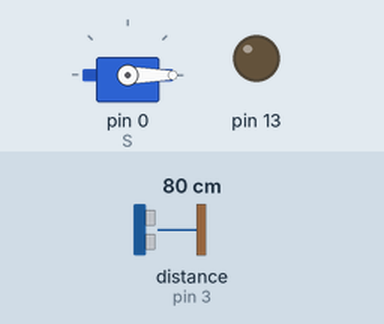
This sketch was run on a simulated Arduino Uno, built with avr-gcc and run on an emulated ATmega328P. Shown: servo, output pins drawn as LEDs (lit = HIGH). Wiring (inferred from the names in the program): ultrasonic range finder: trigger pin 2; echo pin 3. Inputs (shaded band) come from the test bench; at power-on: distance to the obstacle (sensor on pin 3) 80 cm. The echo pulse lasts 58.3 µs per cm; pins used as bus, display or sensor lines are not drawn.

Above: at 1.2 s.
1.3 s: distance to the obstacle (sensor on pin 3) set to 18 cm
At 2.0 s:
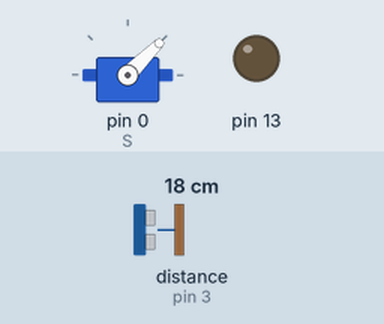
2.8 s: distance to the obstacle (sensor on pin 3) set to 22 cm
At 3.1 s:
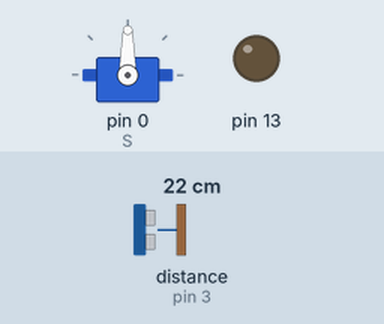
4.3 s: distance to the obstacle (sensor on pin 3) set to 34 cm
At 5.5 s:
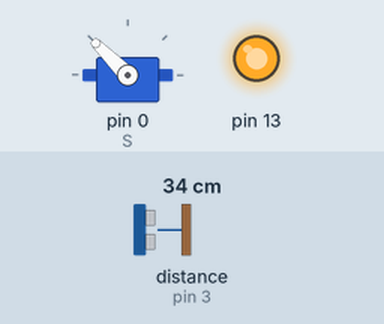
5.8 s: distance to the obstacle (sensor on pin 3) set to 2 cm
At 6.6 s:
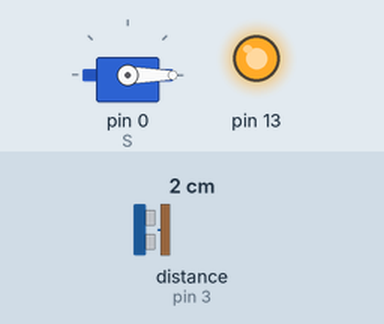
7.3 s: distance to the obstacle (sensor on pin 3) set to 9 cm
8.8 s: distance to the obstacle (sensor on pin 3) set to 12 cm
At 10.0 s:
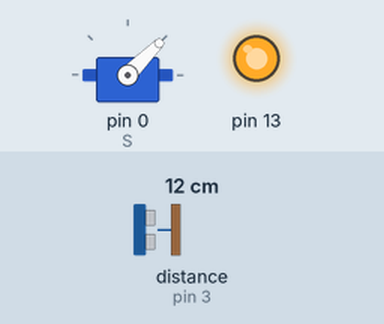
Timing chart, 0 to 11.3 s (numbered marks = the images above; inputs shaded):
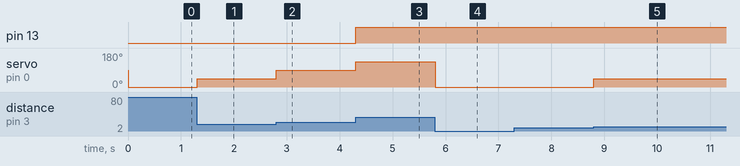

The sketch:

basic_us_servo.ino
```cpp
#include <Servo.h>
Servo S;
float dur;
float d;
int i = 0, trig = 2, echo = 3;
void setup()
{
    // put your setup code here, to run once:
    S.attach(0);
    pinMode(trig, OUTPUT);
    pinMode(echo, INPUT);
    pinMode(13, OUTPUT);
}

void loop()
{

    // put your main code here, to run repeatedly:
    // S.write(0);
    digitalWrite(trig, LOW);
    delayMicroseconds(2);
    digitalWrite(trig, HIGH);
    delayMicroseconds(10);
    digitalWrite(trig, LOW);
    dur = pulseIn(echo, HIGH);
    d = dur * 0.034 / 2;
    if (d < 10)
    {
        S.write(0);
    }
    else if (d < 20)
    {
        S.write(45);
    }
    else if (d < 30)
    {
        S.write(90);
    }
    else if (d < 40)
    {
        S.write(135);
        digitalWrite(13, HIGH);
    }
    else if (d < 50)
    {
        S.write(180);
    }
    else
    {
        S.write(0);
    }
}
```

Measured:
- the behaviour switches between 20 and 21 cm on distance to the obstacle (sensor on pin 3) (found by bisection; images 1 and 2)
- the behaviour switches between 30 and 31 cm on distance to the obstacle (sensor on pin 3) (found by bisection; images 2 and 3)
- the behaviour switches between 10 and 11 cm on distance to the obstacle (sensor on pin 3) (found by bisection; images 4 and 5)
- after the input at 1.3 s, servo on pin 0 (S): 0° → 45° at once
- after the input at 2.8 s, servo on pin 0 (S): 45° → 90° at once
- after the input at 4.3 s, pin 13: LOW → HIGH at once; servo on pin 0 (S): 90° → 135° at once
- after the input at 5.8 s, servo on pin 0 (S): 135° → 0° at once
- after the input at 7.3 s, every drawn part: stays the same
- after the input at 8.8 s, servo on pin 0 (S): 0° → 45° at once
